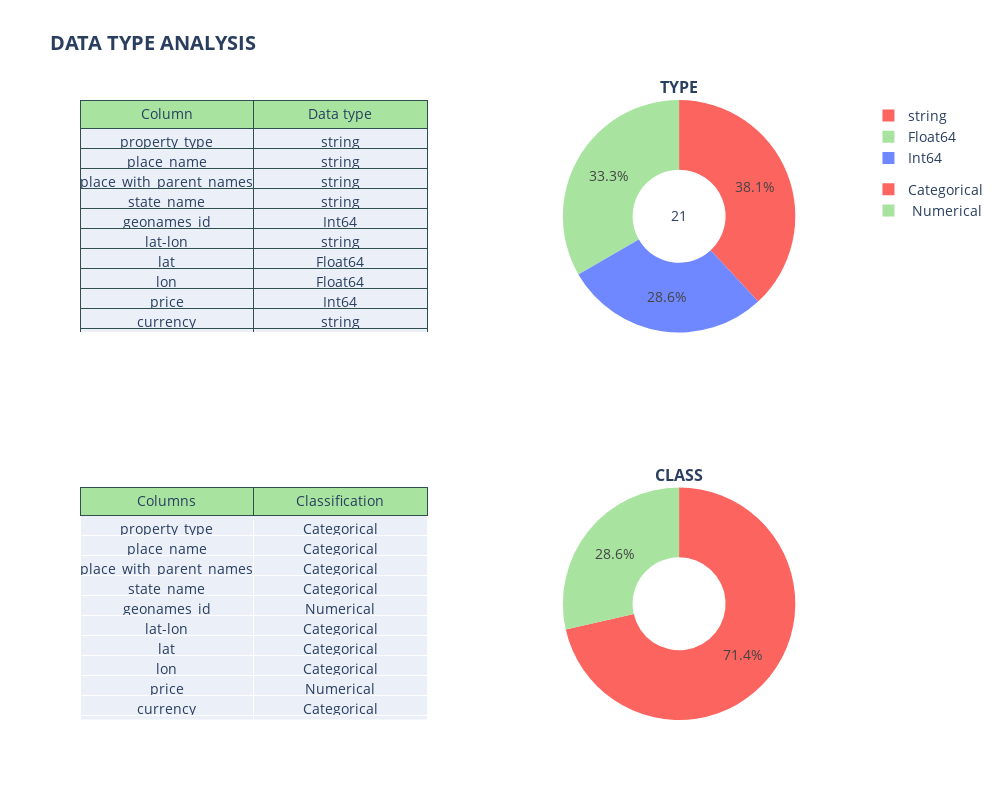

Notebook source saved alongside this figure:
### Code cell
table_dtype(df)

### Figure 1 — Plotly figure (JSON) as saved in the notebook; plotly's stock layout.template omitted (floating-point values rounded to 4 significant figures)
{"data": [{"domain": {"x": [0.55, 1], "y": [0.625, 1]}, "hole": 0.4, "labels": ["string", "Float64", "Int64"], "legendgroup": "pie", "marker": {"colors": ["#FC645F", "#A8E4A0", "#7088FF", "#FEB1AF"]}, "textposition": "inside", "title": {"text": "21"}, "type": "pie", "values": [8, 7, 6]}, {"cells": {"line": {"color": "darkslategray"}, "values": [["property_type", "place_name", "place_with_parent_names", "state_name", "geonames_id", "lat-lon", "lat", "lon", "price", "currency", "price_aprox_local_currency", "price_aprox_usd", "surface_total_in_m2", "surface_covered_in_m2", "price_usd_per_m2", "price_per_m2", "floor", "rooms", "expenses", "description", "title"], ["string", "string", "string", "string", "Int64", "string", "Float64", "Float64", "Int64", "string", "Float64", "Float64", "Int64", "Int64", "Float64", "Float64", "Int64", "Float64", "Int64", "string", "string"]]}, "domain": {"x": [0, 0.45], "y": [0.625, 1]}, "header": {"fill": {"color": "#A8E4A0"}, "line": {"color": "darkslategray"}, "values": ["Column", "Data type"]}, "type": "table"}, {"cells": {"values": [["property_type", "place_name", "place_with_parent_names", "state_name", "geonames_id", "lat-lon", "lat", "lon", "price", "currency", "price_aprox_local_currency", "price_aprox_usd", "surface_total_in_m2", "surface_covered_in_m2", "price_usd_per_m2", "price_per_m2", "floor", "rooms", "expenses", "description", "title"], ["Categorical", "Categorical", "Categorical", "Categorical", "Numerical", "Categorical", "Categorical", "Categorical", "Numerical", "Categorical", "Categorical", "Categorical", "Numerical", "Numerical", "Categorical", "Categorical", "Numerical", "Categorical", "Numerical", "Categorical", "Categorical"]]}, "domain": {"x": [0, 0.45], "y": [0, 0.375]}, "header": {"fill": {"color": "#A8E4A0"}, "line": {"color": "darkslategray"}, "values": ["Columns", "Classification"]}, "type": "table"}, {"domain": {"x": [0.55, 1], "y": [0, 0.375]}, "hole": 0.4, "labels": ["Categorical", " Numerical"], "legendgroup": "pie2", "marker": {"colors": ["#FC645F", "#A8E4A0", "#7088FF", "#FEB1AF"]}, "type": "pie", "values": [15, 6]}], "layout": {"annotations": [{"font": {"size": 16}, "showarrow": false, "text": "<b>TYPE", "x": 0.775, "xanchor": "center", "xref": "paper", "y": 1, "yanchor": "bottom", "yref": "paper"}, {"font": {"size": 16}, "showarrow": false, "text": "<b>CLASS", "x": 0.775, "xanchor": "center", "xref": "paper", "y": 0.375, "yanchor": "bottom", "yref": "paper"}], "font": {"size": 14}, "height": 800, "title": {"text": "<b>DATA TYPE ANALYSIS"}, "width": 1000}}
